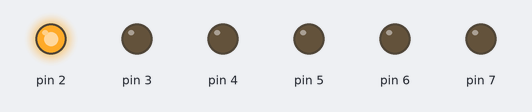
Simulated run of this sketch. Board: Arduino Uno, built with avr-gcc and run on an emulated ATmega328P. Parts: output pins drawn as LEDs (lit = HIGH).

Above: at 0.2 s.
At 0.7 s:
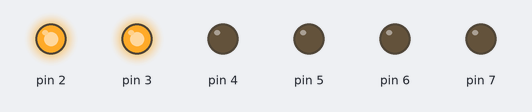
At 1.2 s:
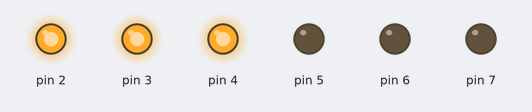
At 1.7 s:
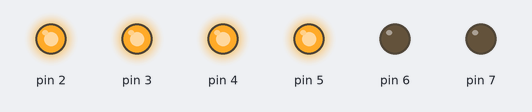
At 3.2 s:
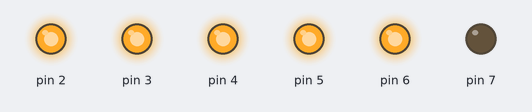
At 5.8 s:
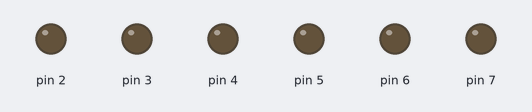
Timing chart, 0 to 7.9 s (numbered marks = the images above):
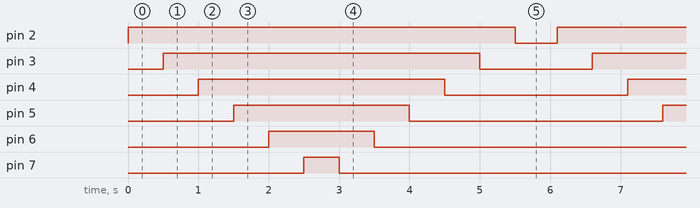

The sketch:

sequence_goes_back_and_forth.ino
```cpp
void setup(){

pinMode(2,OUTPUT);
pinMode(3,OUTPUT);
pinMode(4,OUTPUT);
pinMode(5,OUTPUT);
pinMode(6,OUTPUT);
pinMode(7,OUTPUT);
}

void loop(){

 for (int i = 2; i < 8 ; i++){

 digitalWrite(i,HIGH);
 delay(500);
 }

 for (int i = 7; i > 1 ; i--){

 digitalWrite(i,LOW);
 delay(500);
 }
  delay(100);
}
```

Measured:
- by itself, pin 2: alternates HIGH for 5.5 s and LOW for 0.60 s
- by itself, pin 3: alternates HIGH for 4.5 s and LOW for 1.6 s
- by itself, pin 4: alternates HIGH for 3.5 s and LOW for 2.6 s
- by itself, pin 5: alternates HIGH for 2.5 s and LOW for 3.6 s
- by itself, pin 6: alternates HIGH for 1.5 s and LOW for 4.6 s
- by itself, pin 7: alternates HIGH for 0.50 s and LOW for 5.6 s
